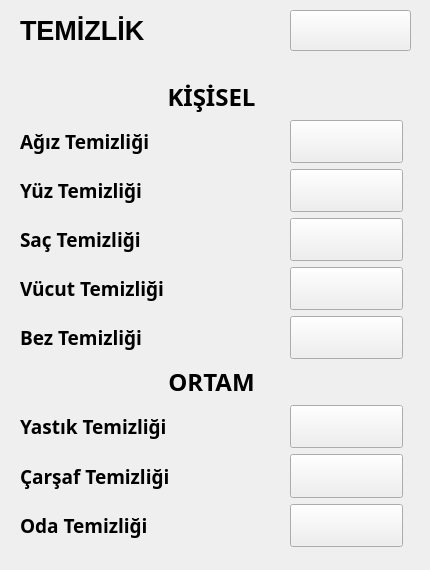
<?xml version="1.0" encoding="UTF-8"?>
<ui version="4.0">
 <class>MainWindow</class>
 <widget class="QWidget" name="MainWindow">
  <property name="geometry">
   <rect>
    <x>0</x>
    <y>0</y>
    <width>430</width>
    <height>570</height>
   </rect>
  </property>
  <property name="windowTitle">
   <string>MaM Sense</string>
  </property>
  <property name="windowIcon">
   <iconset>
    <normaloff>icons/MAMLOGO.png</normaloff>icons/MAMLOGO.png</iconset>
  </property>
  <widget class="QWidget" name="centralwidget">
   <widget class="QLabel" name="label_15">
    <property name="geometry">
     <rect>
      <x>20</x>
      <y>0</y>
      <width>211</width>
      <height>61</height>
     </rect>
    </property>
    <property name="font">
     <font>
      <pointsize>20</pointsize>
      <weight>75</weight>
      <bold>true</bold>
     </font>
    </property>
    <property name="text">
     <string>TEMİZLİK</string>
    </property>
   </widget>
   <widget class="QPushButton" name="pushButton_69">
    <property name="geometry">
     <rect>
      <x>290</x>
      <y>10</y>
      <width>121</width>
      <height>41</height>
     </rect>
    </property>
    <property name="font">
     <font>
      <family>Century Gothic</family>
      <pointsize>20</pointsize>
      <weight>75</weight>
      <bold>true</bold>
     </font>
    </property>
    <property name="text">
     <string/>
    </property>
    <property name="icon">
     <iconset>
      <normaloff>icons/back.png</normaloff>icons/back.png</iconset>
    </property>
    <property name="iconSize">
     <size>
      <width>32</width>
      <height>32</height>
     </size>
    </property>
   </widget>
   <widget class="QWidget" name="gridLayoutWidget">
    <property name="geometry">
     <rect>
      <x>20</x>
      <y>80</y>
      <width>383</width>
      <height>467</height>
     </rect>
    </property>
    <layout class="QGridLayout" name="gridLayout">
     <property name="horizontalSpacing">
      <number>120</number>
     </property>
     <item row="4" column="0">
      <widget class="QLabel" name="label_12">
       <property name="font">
        <font>
         <family>Century Gothic</family>
         <pointsize>14</pointsize>
         <weight>75</weight>
         <bold>true</bold>
        </font>
       </property>
       <property name="text">
        <string>Vücut Temizliği</string>
       </property>
       <property name="alignment">
        <set>Qt::AlignLeading|Qt::AlignLeft|Qt::AlignVCenter</set>
       </property>
      </widget>
     </item>
     <item row="3" column="1">
      <widget class="QPushButton" name="pushButton_66">
       <property name="font">
        <font>
         <family>Century Gothic</family>
         <pointsize>20</pointsize>
         <weight>75</weight>
         <bold>true</bold>
        </font>
       </property>
       <property name="text">
        <string/>
       </property>
       <property name="icon">
        <iconset>
         <normaloff>icons/notification.png</normaloff>icons/notification.png</iconset>
       </property>
       <property name="iconSize">
        <size>
         <width>32</width>
         <height>32</height>
        </size>
       </property>
      </widget>
     </item>
     <item row="7" column="0">
      <widget class="QLabel" name="label_8">
       <property name="font">
        <font>
         <family>Century Gothic</family>
         <pointsize>14</pointsize>
         <weight>75</weight>
         <bold>true</bold>
        </font>
       </property>
       <property name="text">
        <string>Yastık Temizliği</string>
       </property>
       <property name="alignment">
        <set>Qt::AlignLeading|Qt::AlignLeft|Qt::AlignVCenter</set>
       </property>
      </widget>
     </item>
     <item row="5" column="0">
      <widget class="QLabel" name="label_14">
       <property name="font">
        <font>
         <family>Century Gothic</family>
         <pointsize>14</pointsize>
         <weight>75</weight>
         <bold>true</bold>
        </font>
       </property>
       <property name="text">
        <string>Bez Temizliği</string>
       </property>
       <property name="alignment">
        <set>Qt::AlignLeading|Qt::AlignLeft|Qt::AlignVCenter</set>
       </property>
      </widget>
     </item>
     <item row="0" column="0" colspan="2">
      <widget class="QLabel" name="label">
       <property name="font">
        <font>
         <family>Century Gothic</family>
         <pointsize>18</pointsize>
         <weight>75</weight>
         <bold>true</bold>
        </font>
       </property>
       <property name="text">
        <string>KİŞİSEL</string>
       </property>
       <property name="alignment">
        <set>Qt::AlignCenter</set>
       </property>
      </widget>
     </item>
     <item row="4" column="1">
      <widget class="QPushButton" name="pushButton_67">
       <property name="font">
        <font>
         <family>Century Gothic</family>
         <pointsize>20</pointsize>
         <weight>75</weight>
         <bold>true</bold>
        </font>
       </property>
       <property name="text">
        <string/>
       </property>
       <property name="icon">
        <iconset>
         <normaloff>icons/notification.png</normaloff>icons/notification.png</iconset>
       </property>
       <property name="iconSize">
        <size>
         <width>32</width>
         <height>32</height>
        </size>
       </property>
      </widget>
     </item>
     <item row="2" column="1">
      <widget class="QPushButton" name="pushButton_65">
       <property name="font">
        <font>
         <family>Century Gothic</family>
         <pointsize>20</pointsize>
         <weight>75</weight>
         <bold>true</bold>
        </font>
       </property>
       <property name="text">
        <string/>
       </property>
       <property name="icon">
        <iconset>
         <normaloff>icons/notification.png</normaloff>icons/notification.png</iconset>
       </property>
       <property name="iconSize">
        <size>
         <width>32</width>
         <height>32</height>
        </size>
       </property>
      </widget>
     </item>
     <item row="6" column="0" colspan="2">
      <widget class="QLabel" name="label_2">
       <property name="font">
        <font>
         <family>Century Gothic</family>
         <pointsize>18</pointsize>
         <weight>75</weight>
         <bold>true</bold>
        </font>
       </property>
       <property name="text">
        <string>ORTAM</string>
       </property>
       <property name="alignment">
        <set>Qt::AlignCenter</set>
       </property>
      </widget>
     </item>
     <item row="8" column="1">
      <widget class="QPushButton" name="pushButton_71">
       <property name="font">
        <font>
         <family>Century Gothic</family>
         <pointsize>20</pointsize>
         <weight>75</weight>
         <bold>true</bold>
        </font>
       </property>
       <property name="text">
        <string/>
       </property>
       <property name="icon">
        <iconset>
         <normaloff>icons/notification.png</normaloff>icons/notification.png</iconset>
       </property>
       <property name="iconSize">
        <size>
         <width>32</width>
         <height>32</height>
        </size>
       </property>
      </widget>
     </item>
     <item row="2" column="0">
      <widget class="QLabel" name="label_10">
       <property name="font">
        <font>
         <family>Century Gothic</family>
         <pointsize>14</pointsize>
         <weight>75</weight>
         <bold>true</bold>
        </font>
       </property>
       <property name="text">
        <string>Yüz Temizliği</string>
       </property>
       <property name="alignment">
        <set>Qt::AlignLeading|Qt::AlignLeft|Qt::AlignVCenter</set>
       </property>
      </widget>
     </item>
     <item row="3" column="0">
      <widget class="QLabel" name="label_11">
       <property name="font">
        <font>
         <family>Century Gothic</family>
         <pointsize>14</pointsize>
         <weight>75</weight>
         <bold>true</bold>
        </font>
       </property>
       <property name="text">
        <string>Saç Temizliği</string>
       </property>
       <property name="alignment">
        <set>Qt::AlignLeading|Qt::AlignLeft|Qt::AlignVCenter</set>
       </property>
      </widget>
     </item>
     <item row="1" column="1">
      <widget class="QPushButton" name="pushButton_64">
       <property name="font">
        <font>
         <family>Century Gothic</family>
         <pointsize>20</pointsize>
         <weight>75</weight>
         <bold>true</bold>
        </font>
       </property>
       <property name="text">
        <string/>
       </property>
       <property name="icon">
        <iconset>
         <normaloff>icons/notification.png</normaloff>icons/notification.png</iconset>
       </property>
       <property name="iconSize">
        <size>
         <width>32</width>
         <height>32</height>
        </size>
       </property>
      </widget>
     </item>
     <item row="5" column="1">
      <widget class="QPushButton" name="pushButton_68">
       <property name="font">
        <font>
         <family>Century Gothic</family>
         <pointsize>20</pointsize>
         <weight>75</weight>
         <bold>true</bold>
        </font>
       </property>
       <property name="text">
        <string/>
       </property>
       <property name="icon">
        <iconset>
         <normaloff>icons/notification.png</normaloff>icons/notification.png</iconset>
       </property>
       <property name="iconSize">
        <size>
         <width>32</width>
         <height>32</height>
        </size>
       </property>
      </widget>
     </item>
     <item row="7" column="1">
      <widget class="QPushButton" name="pushButton_70">
       <property name="font">
        <font>
         <family>Century Gothic</family>
         <pointsize>20</pointsize>
         <weight>75</weight>
         <bold>true</bold>
        </font>
       </property>
       <property name="text">
        <string/>
       </property>
       <property name="icon">
        <iconset>
         <normaloff>icons/notification.png</normaloff>icons/notification.png</iconset>
       </property>
       <property name="iconSize">
        <size>
         <width>32</width>
         <height>32</height>
        </size>
       </property>
      </widget>
     </item>
     <item row="1" column="0">
      <widget class="QLabel" name="label_9">
       <property name="font">
        <font>
         <family>Century Gothic</family>
         <pointsize>14</pointsize>
         <weight>75</weight>
         <bold>true</bold>
        </font>
       </property>
       <property name="text">
        <string>Ağız Temizliği</string>
       </property>
       <property name="alignment">
        <set>Qt::AlignLeading|Qt::AlignLeft|Qt::AlignVCenter</set>
       </property>
      </widget>
     </item>
     <item row="8" column="0">
      <widget class="QLabel" name="label_13">
       <property name="font">
        <font>
         <family>Century Gothic</family>
         <pointsize>14</pointsize>
         <weight>75</weight>
         <bold>true</bold>
        </font>
       </property>
       <property name="text">
        <string>Çarşaf Temizliği</string>
       </property>
       <property name="alignment">
        <set>Qt::AlignLeading|Qt::AlignLeft|Qt::AlignVCenter</set>
       </property>
      </widget>
     </item>
     <item row="9" column="0">
      <widget class="QLabel" name="label_16">
       <property name="font">
        <font>
         <family>Century Gothic</family>
         <pointsize>14</pointsize>
         <weight>75</weight>
         <bold>true</bold>
        </font>
       </property>
       <property name="text">
        <string>Oda Temizliği</string>
       </property>
       <property name="alignment">
        <set>Qt::AlignLeading|Qt::AlignLeft|Qt::AlignVCenter</set>
       </property>
      </widget>
     </item>
     <item row="9" column="1">
      <widget class="QPushButton" name="pushButton_72">
       <property name="font">
        <font>
         <family>Century Gothic</family>
         <pointsize>20</pointsize>
         <weight>75</weight>
         <bold>true</bold>
        </font>
       </property>
       <property name="text">
        <string/>
       </property>
       <property name="icon">
        <iconset>
         <normaloff>icons/notification.png</normaloff>icons/notification.png</iconset>
       </property>
       <property name="iconSize">
        <size>
         <width>32</width>
         <height>32</height>
        </size>
       </property>
      </widget>
     </item>
    </layout>
   </widget>
  </widget>
 </widget>
 <resources/>
 <connections/>
</ui>
